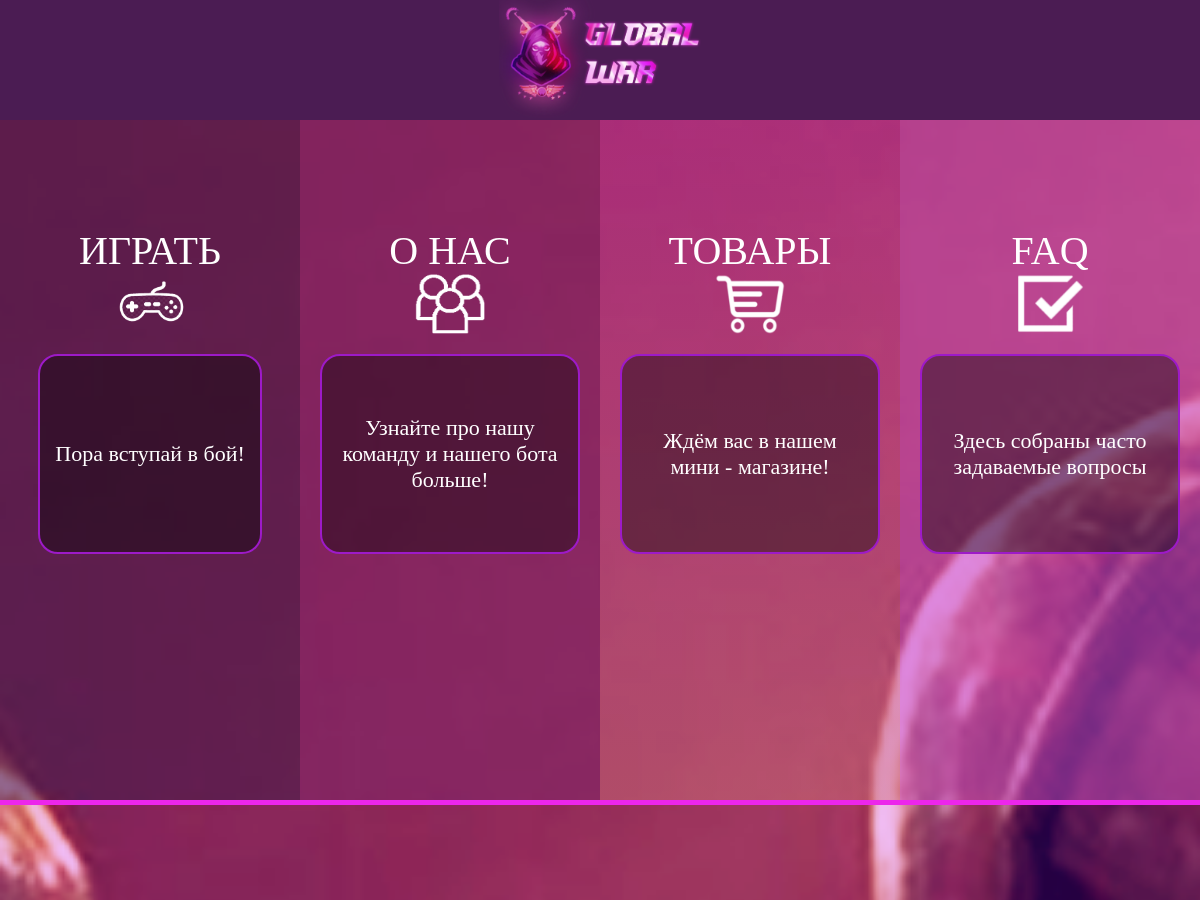
Before: / (upper part) with the older database file.
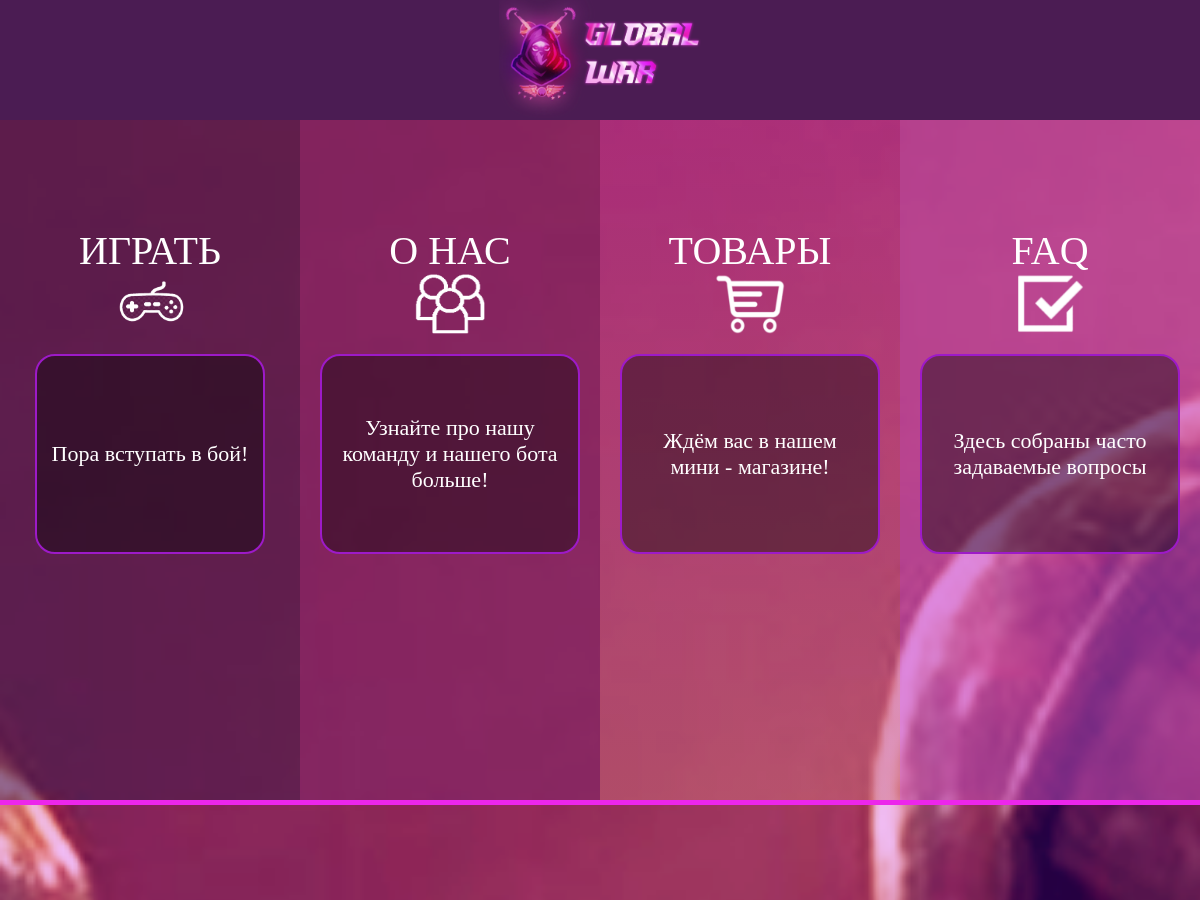
After: the same page with the newer database file.
### main/models.py (models this page shows, shortened)
class MenuContent(models.Model):
    key = models.CharField('ключ', max_length=150)
    value = models.TextField('значение', max_length=500)
    picture = models.ImageField('картинка', upload_to = 'pictures/icons/menu')
    class Meta:
        verbose_name = 'контент'
        verbose_name_plural = 'контент секции "Меню"'
        ordering = ['pk']

### main/views.py (the view)
# urls.py: path('', views.index, name = 'home'),
def index(request):
    if request.method == "POST":
        data = request.POST
        if 'nickname' in data.keys() and 'productId' in data.keys():
            pay_url = Product.get_pay_url(data['nickname'], data['productId'])
            return redirect(pay_url)
        else:
            return redirect(reverse('home'))
    else:
        context = {
            'menu': {
                'about': MenuContent.objects.get(id=2),
                'shop': MenuContent.objects.get(id=3),
                'faq': MenuContent.objects.get(id=4),
                'game': MenuContent.objects.get(id=5),
            },
            'page': {
                'about': AboutContent.objects.get(id=1)
            },
            'products': Product.objects.all(),
            'questions': Question.objects.all(),
        }
        return render(request, 'main/index.html', context)

### main/templates/main/index.html (shortened to what this page needs)
{% load static %}
<!DOCTYPE html>
<html lang="ru">
<head>
    <link rel="stylesheet" href="{% static 'css/main.css' %}">
    <link rel="stylesheet" href="{% static 'css/index.css' %}">
    <link rel="stylesheet" href="{% static 'css/media.css' %}">
    <link rel="stylesheet" href="{% static 'css/modal.css' %}">
</head>
<body>
<div class="container">
    <header>
        <a href="#" class="logoBlock">
            <img id="logo" src="{% static '/img/logo.png' %}" alt="logo">
        </a>
    </header>
    <div class="menu">
        <div class="button game">
            <h1 class="title">{{menu.game.key}}</h1>
            <img class="icon" src="media/{{ menu.game.picture }}" alt="icon">
            <p class="text">{{menu.game.value}}</p>
        </div>
        <div class="button about">
            <h1 class="title">{{menu.about.key}}</h1>
            <img class="icon" src="media/{{ menu.about.picture }}" alt="icon">
            <p class="text">{{menu.about.value}}</p>
        </div>
        <div class="button shop">
            <h1 class="title">{{menu.shop.key}}</h1>
            <img class="icon" src="media/{{ menu.shop.picture }}" alt="icon">
            <p class="text">{{menu.shop.value}}</p>
        </div>
        <div class="button faq">
            <h1 class="title">{{menu.faq.key}}</h1>
            <img class="icon" src="media/{{ menu.faq.picture }}" alt="icon">
            <p class="text">{{menu.faq.value}}</p>
        </div>
    </div>
    <div class="blocks">
    </div>
</div>
</body>
</html>

### main/static/css/main.css (style rules this page uses)
* { padding: 0; margin: 0; box-sizing: border-box; font-family: Tought-Sans; font-weight: lighter; }
* { -moz-user-select: none; -khtml-user-select: none; -webkit-user-select: none; -ms-user-select: none; user-select: none; }
body { display: flex; justify-content: center; overflow: auto; }
.container { min-width: 375px; width: 100%; background-image: url('/static/img/top-bg.png'); background-attachment: fixed; background-position: center; background-size: cover; background-repeat: no-repeat; }
header { display: flex; align-items: center; justify-content: center; height: 120px; width: 100%; background-color: rgb(75, 28, 83); z-index: 2; }
header .logoBlock { cursor: pointer; }
header .logoBlock img { height: 120px; }

### main/static/css/index.css (style rules this page uses)
.menu { display: flex; width: 100%; color: white; border-bottom: #ec26eb solid 5px; }
.menu .button { display: flex; flex-direction: column; justify-content: center; align-items: center; cursor: pointer; }
.menu img.icon { width: 70px; height: 60px; }
.menu .title { font-size: 40px; }
.menu .text { display: flex; align-items: center; margin: 20px; text-align: center; padding: 25px 15px; height: 200px; font-size: 22px; border-radius: 20px; border: rgb(157, 26, 200) solid 2px; background-color: rgb(0, 0, 0, 0.4); }
.menu .game { background-color: rgb(59, 26, 71, 0.5); }
.menu .about { background-color: rgb(127, 37, 107, 0.5); }
.menu .shop { background: linear-gradient(rgb(187, 42, 163, 0.5), rgb(204, 108, 120, 0.5)) }
.menu .faq { background-color: rgb(204, 82, 193, 0.5); }
.blocks { display: flex; flex-direction: column; align-items: center; }

### main/static/css/media.css (style rules this page uses)
@media screen and (min-width: 860px) { header { position: fixed; top: 0px; } }
@media screen and (min-width: 860px) { header .logoBlock { transition: all 0.1s ease; } }
@media screen and (min-width: 860px) { .menu .button { width: 33.33%; height: 100vh; transition: all 0.3s ease; } }
@media screen and (min-width: 860px) { .blocks { padding: 5vw; } }

Changed rows visible on the page:
changed MenuContent "ИГРАТЬ": game.value "Пора вступай в бой!" → "Пора вступать в бой!"
